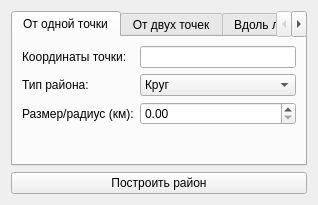
<?xml version="1.0" encoding="UTF-8"?>
<ui version="4.0">
 <class>SearchAreaAdvancedForm</class>
 <widget class="QDialog" name="SearchAreaAdvancedForm">
  <property name="windowTitle"><string>Расширенное построение района поиска</string></property>
  <layout class="QVBoxLayout" name="mainLayout">
   <item>
    <widget class="QTabWidget" name="tabWidget">
     <widget class="QWidget" name="tabPoint">
      <attribute name="title"><string>От одной точки</string></attribute>
      <layout class="QFormLayout">
       <item row="0" column="0"><widget class="QLabel"><property name="text"><string>Координаты точки:</string></property></widget></item>
       <item row="0" column="1"><widget class="QLineEdit" name="editLatLon1"/></item>
       <item row="1" column="0"><widget class="QLabel"><property name="text"><string>Тип района:</string></property></widget></item>
       <item row="1" column="1"><widget class="QComboBox" name="comboAreaType1"><item><property name="text"><string>Круг</string></property></item><item><property name="text"><string>Квадрат</string></property></item></widget></item>
       <item row="2" column="0"><widget class="QLabel"><property name="text"><string>Размер/радиус (км):</string></property></widget></item>
       <item row="2" column="1"><widget class="QDoubleSpinBox" name="spinRadius1"/></item>
      </layout>
     </widget>
     <widget class="QWidget" name="tabTwoPoints">
      <attribute name="title"><string>От двух точек</string></attribute>
      <layout class="QFormLayout">
       <item row="0" column="0"><widget class="QLabel"><property name="text"><string>Координаты 1:</string></property></widget></item>
       <item row="0" column="1"><widget class="QLineEdit" name="editLatLon2a"/></item>
       <item row="1" column="0"><widget class="QLabel"><property name="text"><string>Координаты 2:</string></property></widget></item>
       <item row="1" column="1"><widget class="QLineEdit" name="editLatLon2b"/></item>
       <item row="2" column="0"><widget class="QLabel"><property name="text"><string>Тип района:</string></property></widget></item>
       <item row="2" column="1"><widget class="QComboBox" name="comboAreaType2"><item><property name="text"><string>Прямоугольник</string></property></item><item><property name="text"><string>Полоса</string></property></item></widget></item>
       <item row="3" column="0"><widget class="QLabel"><property name="text"><string>Ширина полосы (км):</string></property></widget></item>
       <item row="3" column="1"><widget class="QDoubleSpinBox" name="spinWidth2"/></item>
      </layout>
     </widget>
     <widget class="QWidget" name="tabLine">
      <attribute name="title"><string>Вдоль линии</string></attribute>
      <layout class="QFormLayout">
       <item row="0" column="0"><widget class="QLabel"><property name="text"><string>Координаты линии (массив):</string></property></widget></item>
       <item row="0" column="1"><widget class="QLineEdit" name="editLineCoords"/></item>
       <item row="1" column="0"><widget class="QLabel"><property name="text"><string>Ширина полосы (км):</string></property></widget></item>
       <item row="1" column="1"><widget class="QDoubleSpinBox" name="spinWidth3"/></item>
      </layout>
     </widget>
     <widget class="QWidget" name="tabManual">
      <attribute name="title"><string>Ручной</string></attribute>
      <layout class="QVBoxLayout">
       <item><widget class="QPushButton" name="buttonEditManual"><property name="text"><string>Открыть редактор</string></property></widget></item>
      </layout>
     </widget>
    </widget>
   </item>
   <item>
    <widget class="QPushButton" name="buttonBuildArea"><property name="text"><string>Построить район</string></property></widget>
   </item>
  </layout>
 </widget>
 <resources/>
 <connections/>
</ui>
